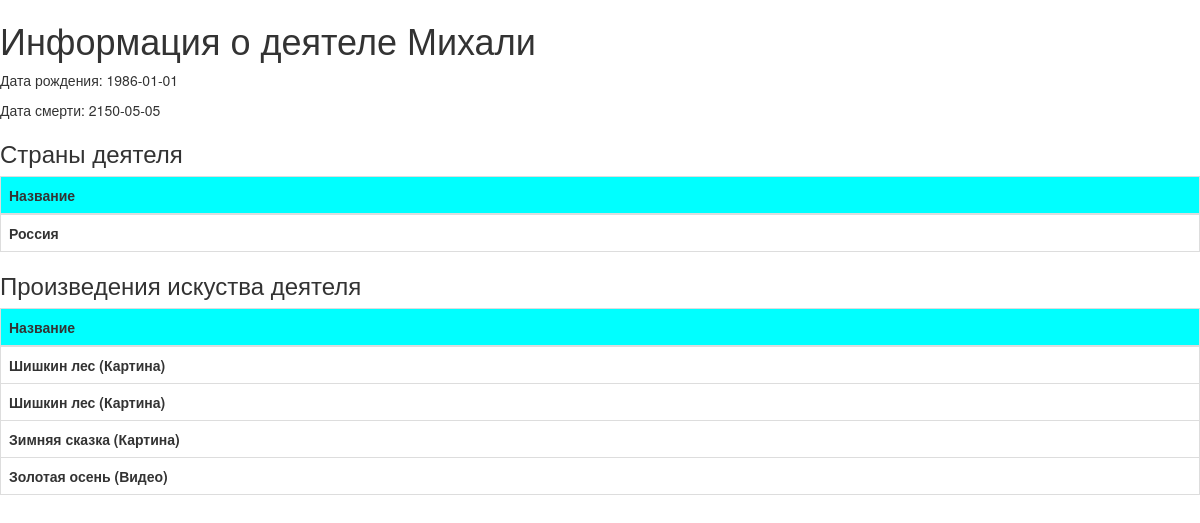
The page /persons/1 on the database its author committed.
### tables this page shows
CREATE TABLE person(
            id INTEGER UNIQUE NOT NULL PRIMARY KEY,
            name TEXT NOT NULL,
            birth_date TEXT NOT NULL
        );

CREATE TABLE death(
            id INTEGER UNIQUE NOT NULL PRIMARY KEY,
            death DATE NOT NULL,
            FOREIGN KEY (id) REFERENCES person(id) ON DELETE CASCADE
        );

CREATE TABLE "exhibit"
(
	id INTEGER not null
		primary key
		unique,
	release_date TEXT not null,
	title TEXT not null,
	type_id INTEGER default 0 not null,
	museum_id INTEGER not null
		references museum
			on delete cascade
);

CREATE TABLE country(
            id INTEGER UNIQUE NOT NULL PRIMARY KEY,
            name TEXT NOT NULL
        );

CREATE TABLE type(
            id INTEGER UNIQUE NOT NULL PRIMARY KEY,
            name TEXT NOT NULL
        );

### views.py (the view)
@app.app.route('/persons/<int:id>', methods=['GET'])
def persons_id(id):
    person = db.get_person_by_id(id)
    return flask.render_template('person.html', **person)

### templates/person.html (shortened to what this page needs)
{% extends "bootstrap/base.html" %}
{% block content %}
<h1>
    Информация о деятеле {{ person.name }}
</h1>
<p>Дата рождения: {{ person.birth_date }}</p>
{% if death %}
    <p>Дата смерти: {{ death.death }}</p>
{% endif %}
<h3>
    Страны деятеля
</h3>
<table class="table table-bordered border-primary">
  <thead>
    <tr>
        <th bgcolor="aqua"> Название </th>
    </tr>
  </thead>
  <tbody>
        {% for country in countries %}
            <tr>
                <th> {{ country.name }} </th>
            </tr>
        {% endfor %}
  </tbody>
</table>
{% if exhibits %}
<h3>
    Произведения искуства деятеля
</h3>
<table class="table table-bordered border-primary">
  <thead>
    <tr>
        <th bgcolor="aqua"> Название </th>
    </tr>
  </thead>
  <tbody>
        {% for exhibit in exhibits %}
            <tr>
                <th> {{ exhibit.exhibit.title }} ({{ exhibit.type.name }}) </th>
            </tr>
        {% endfor %}
  </tbody>
</table>
{% endif %}
{% endblock %}

### rows shown on the page
person: name "Михали", birth_date "1986-01-01"
death: death "2150-05-05"
exhibit: name "Россия", exhibit "Шишкин лес" "Шишкин лес"
type: type.name "Картина" "Картина" "Картина"
exhibit: exhibit "Зимняя сказка"
exhibit: exhibit "Золотая осень"
type: type.name "Видео"
